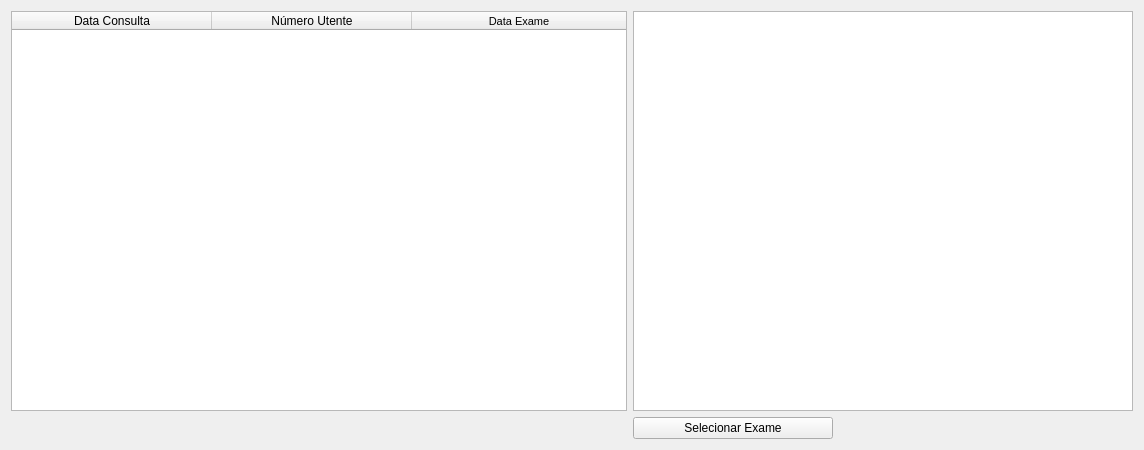
          <widget class="QWidget" name="tabExamHistory">
           <attribute name="title">
            <string>Histórico Exames</string>
           </attribute>
           <layout class="QGridLayout" name="gridLayout_50">
            <item row="0" column="1">
             <widget class="QGraphicsView" name="graphicsExamView">
              <property name="minimumSize">
               <size>
                <width>500</width>
                <height>400</height>
               </size>
              </property>
              <property name="maximumSize">
               <size>
                <width>16777215</width>
                <height>16777215</height>
               </size>
              </property>
             </widget>
            </item>
            <item row="0" column="0">
             <widget class="QTableWidget" name="exameHistory">
              <property name="sizePolicy">
               <sizepolicy hsizetype="Expanding" vsizetype="Expanding">
                <horstretch>0</horstretch>
                <verstretch>0</verstretch>
               </sizepolicy>
              </property>
              <property name="maximumSize">
               <size>
                <width>900</width>
                <height>16777215</height>
               </size>
              </property>
              <property name="sizeAdjustPolicy">
               <enum>QAbstractScrollArea::AdjustToContents</enum>
              </property>
              <property name="editTriggers">
               <set>QAbstractItemView::NoEditTriggers</set>
              </property>
              <property name="selectionBehavior">
               <enum>QAbstractItemView::SelectRows</enum>
              </property>
              <property name="columnCount">
               <number>3</number>
              </property>
              <attribute name="horizontalHeaderCascadingSectionResizes">
               <bool>false</bool>
              </attribute>
              <attribute name="horizontalHeaderDefaultSectionSize">
               <number>200</number>
              </attribute>
              <attribute name="horizontalHeaderMinimumSectionSize">
               <number>120</number>
              </attribute>
              <attribute name="horizontalHeaderStretchLastSection">
               <bool>true</bool>
              </attribute>
              <column>
               <property name="text">
                <string>Data Consulta</string>
               </property>
              </column>
              <column>
               <property name="text">
                <string>Número Utente</string>
               </property>
              </column>
              <column>
               <property name="text">
                <string>Data Exame</string>
               </property>
               <property name="font">
                <font>
                 <pointsize>8</pointsize>
                 <kerning>true</kerning>
                </font>
               </property>
              </column>
             </widget>
            </item>
            <item row="2" column="1">
             <widget class="QPushButton" name="openExame">
              <property name="maximumSize">
               <size>
                <width>200</width>
                <height>16777215</height>
               </size>
              </property>
              <property name="text">
               <string>Selecionar Exame</string>
              </property>
             </widget>
            </item>
           </layout>
          </widget>
